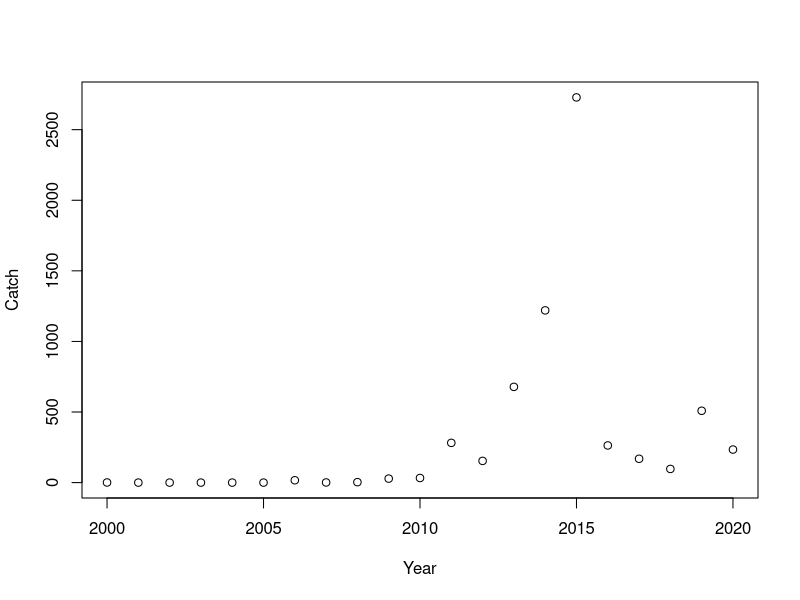
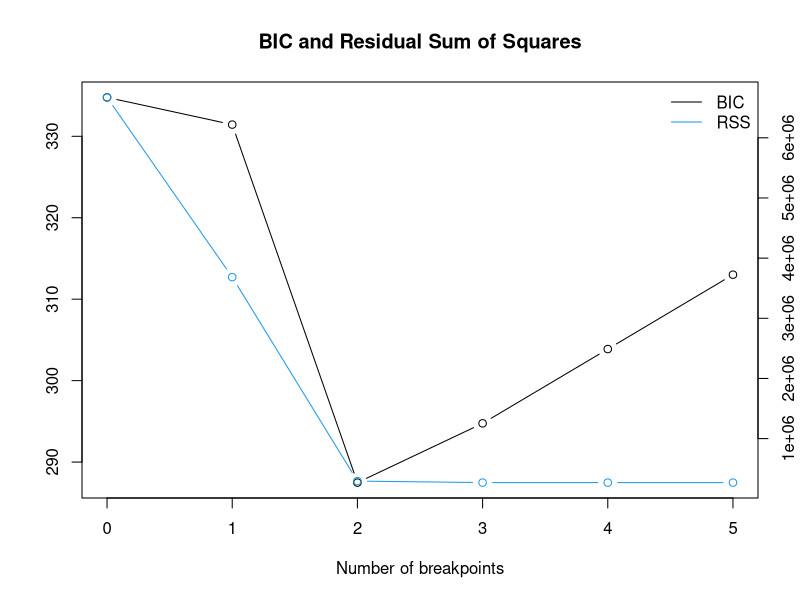

Reproduce these figures in R, in order. (Note: this script raises an error after producing the figures.)
library(strucchange)
rm(list=ls())

herbivore<-read.csv("Herbivore_setnet1.csv")

herbivore$Species <- factor(herbivore$Species, 
                            levels = c("Calotomus japonicus", "Siganus fuscescens",
                                       "Prionurus scalprum", "Girella punctata") )
herbivore_2sp<-subset(herbivore,Species=="Calotomus japonicus" | Species=="Siganus fuscescens")



#Siganus change points #
herbivore_aigo<-subset(herbivore, Species=="Siganus fuscescens")
plot(Catch~Year,data=herbivore_aigo)

aigo_data <- ts(herbivore_aigo$Catch,start=2000,end=2020,frequency = 1)
lin.trend <- 1:length(aigo_data)            #Trend variable
aigo_ts <- breakpoints(aigo_data ~ lin.trend) #Estimating change points
plot(aigo_ts)
summary(aigo_ts)
coef(aigo_ts)                                #Intercept and coefficients
aigofm <- lm(aigo_data ~ breakfactor(Aigo_ts)/(lin.trend)-1) #Estimates
aigoci_ts <- confint(aigo_ts)
plot(aigo_data) 
lines(aigo_ts) 
lines(aigoci_ts) 
lines(ts(fitted(aigofm), start = 2000), col = 4) #Describing correlated lines (blue)

#Calotomus change points #
herbivore_budai<-subset(herbivore, Species=="Calotomus japonicus")
plot(Catch~Year,data=herbivore_budai)

budai_data <- ts(herbivore_budai$Catch,start=2000,end=2020,frequency = 1)
lin.trend <- 1:length(budai_data)            #Trend variable
budai_ts <- breakpoints(budai_data ~ lin.trend) #Estimating change points
plot(budai_ts)
summary(budai_ts)
coef(budai_ts)
budaifm <- lm(budai_data ~ breakfactor(budai_ts)/(lin.trend)-1) #Estimates
budaifm
budaici_ts <- confint(budai_ts)
plot(budai_data) 
lines(budai_ts) 
lines(budaici_ts) 
lines(ts(fitted(budaifm), start = 2000), col = 4) #Describing correlated lines (blue)



### Test using data "Nile" #####
### Not related to Sato et al. (2025)###

data("Nile") 
plot(Nile)
## F statistics indicate one breakpoint 
fs.nile <- Fstats(Nile ~ 1) 
plot(fs.nile) 
breakpoints(fs.nile) 
lines(breakpoints(fs.nile))

fm0 <- lm(Nile ~ 1) 
fm1 <- lm(Nile ~ breakfactor(bp.nile, breaks = 1)) 
plot(Nile) 
lines(ts(fitted(fm0), start = 1871), col = 3) 
lines(ts(fitted(fm1), start = 1871), col = 4) 
lines(bp.nile)

## or 
bp.nile <- breakpoints(Nile ~ 1)
summary(bp.nile)

## the BIC also chooses one breakpoint 
plot(bp.nile) 
breakpoints(bp.nile)

## fit null hypothesis model and model with 1 breakpoint 
fm0 <- lm(Nile ~ 1) 
fm1 <- lm(Nile ~ breakfactor(bp.nile, breaks = 1)) 
plot(Nile) 
lines(ts(fitted(fm0), start = 1871), col = 3) 
lines(ts(fitted(fm1), start = 1871), col = 4) 
lines(bp.nile)

ci.nile <- confint(bp.nile) 
ci.nile 
lines(ci.nile)
